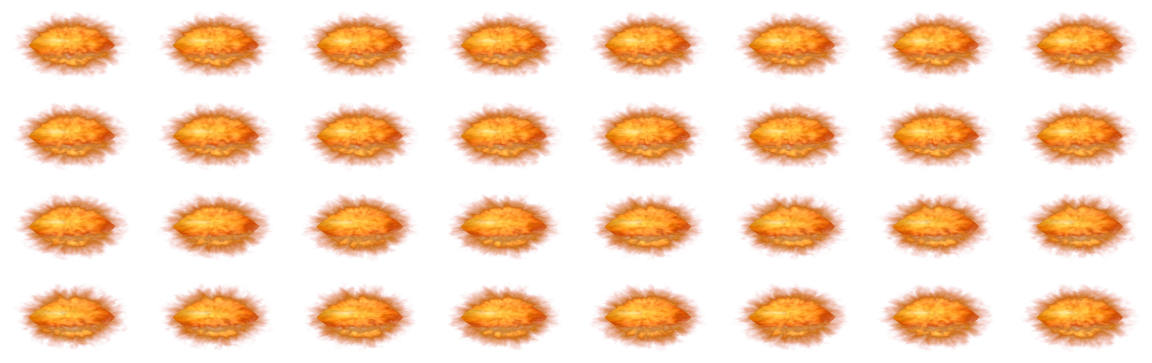
#> input picture artworks/3d/regard/oeil_regard.webp, 3456 x 1088 px (shown at 1/3 size)
$ python finition.py regard/oeil_regard.webp regard/oeil_regard.webp 5
#> lines starting #> are read from the running program, lines starting #| are printed output that depends on the picture
"""
Finition des rendus de Barad-dûr : halo lumineux (bloom) autour des feux,
vignettage, léger grain, puis export WebP pour le jeu.

    python artworks/3d/finition.py rendus/barad_dur_portrait.png sortie.webp
    python artworks/3d/finition.py --planche dossier/f_*.png artworks/3d/regard/oeil_regard.webp

La planche assemble les images de l'Œil de l'interface (--cadre regard) en
une grille de 8 colonnes, fond noir changé en transparence.

Il suffit de Pillow et numpy (pas besoin de Blender).
"""
import sys

import numpy as np
from PIL import Image, ImageFilter


def flou(a, rayon):
    im = Image.fromarray(np.clip(a * 255, 0, 255).astype(np.uint8))
    return np.asarray(im.filter(ImageFilter.GaussianBlur(rayon)), dtype=np.float32) / 255


def finir(entree, sortie, qualite=90):
#> called with entree = 'regard/oeil_regard.webp', sortie = 'regard/oeil_regard.webp', qualite = 5
    im = Image.open(entree).convert("RGB")
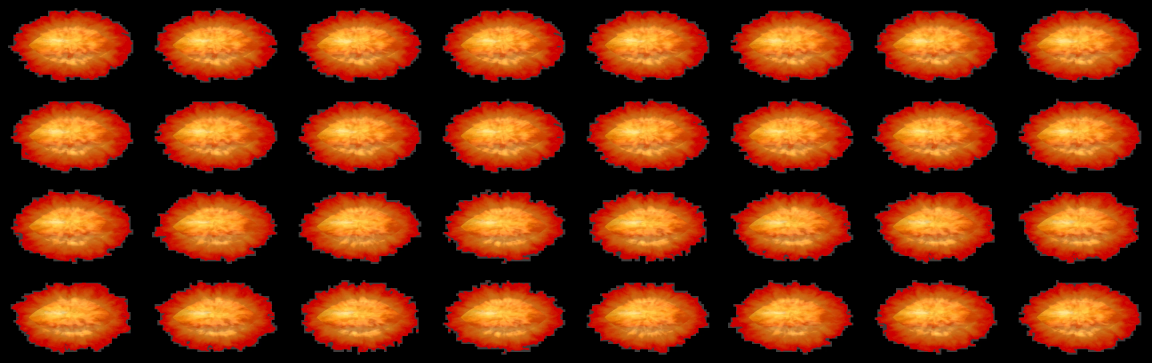
#> im: PIL image 3456x1088 RGB (shown at 1/3 size); mean R, G, B 103.3, 40.7, 11.5
    a = np.asarray(im, dtype=np.float32) / 255
    h, w, _ = a.shape
#> h = 1088; w = 3456
    d = max(w, h)
#> d = 3456
    # bloom : seules les braises (lave, fenêtres, l'Œil) débordent
    lum = a.max(axis=2, keepdims=True)
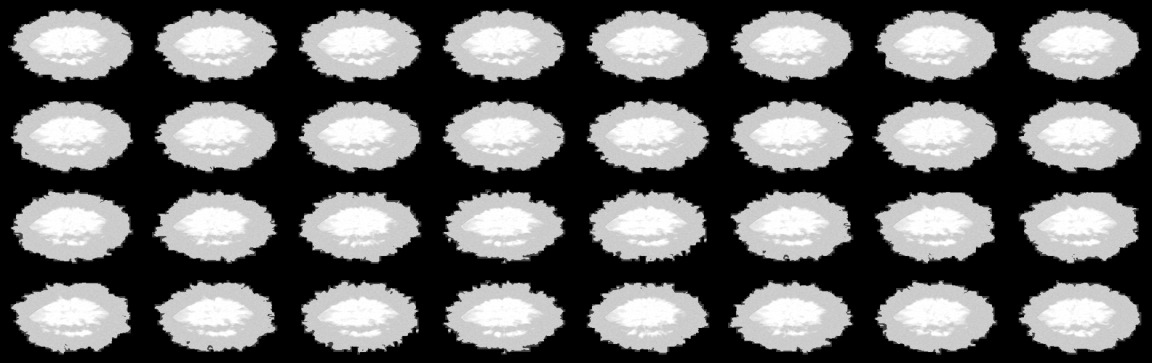
#> lum: shape (1088, 3456, 1) float32 (shown at 1/3 size); min 0, max 1, mean 0.405
    feux = a * np.clip((lum - 0.45) / 0.4, 0, 1)
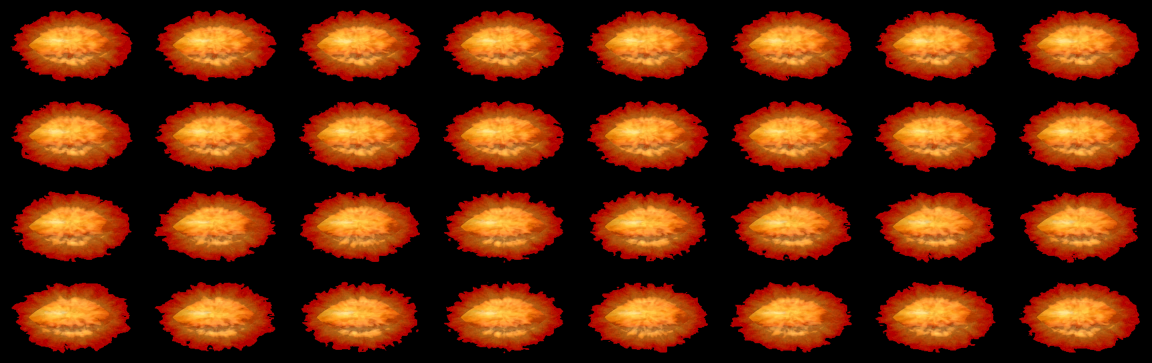
#> feux: shape (1088, 3456, 3) float32 (shown at 1/3 size); mean R, G, B 0.362, 0.143, 0.0354
    halo = 0.55 * flou(feux, d * 0.004) + 0.45 * flou(feux, d * 0.014) + 0.35 * flou(feux, d * 0.04)
#> call 2 of flou, with rayon = 48.38
#> in flou (call 2), `return np.asarray(im.filter(ImageFilter.GaussianBlur(rayon)), dtype=np..`:
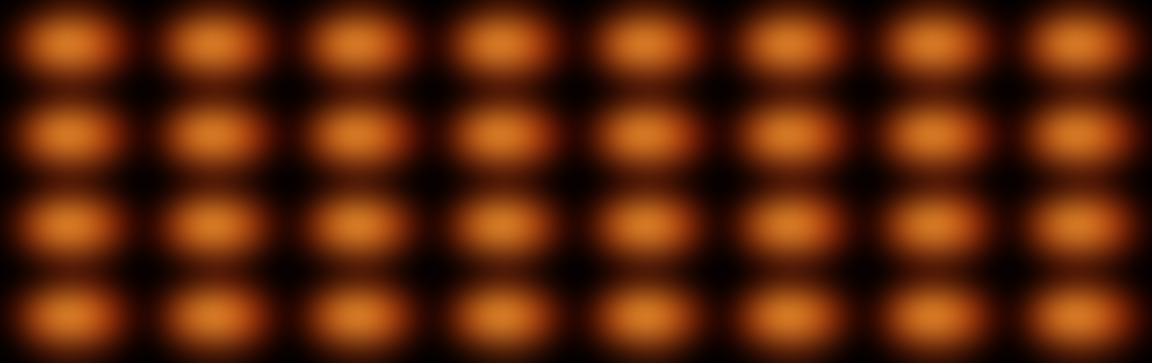
#> returned value: shape (1088, 3456, 3) float32 (shown at 1/3 size); mean of channels 0, 1, 2 0.357, 0.143, 0.0352; drawn as R, G, B
#> call 3 of flou, with rayon = 138.2
#> in flou (call 3), `return np.asarray(im.filter(ImageFilter.GaussianBlur(rayon)), dtype=np..`:
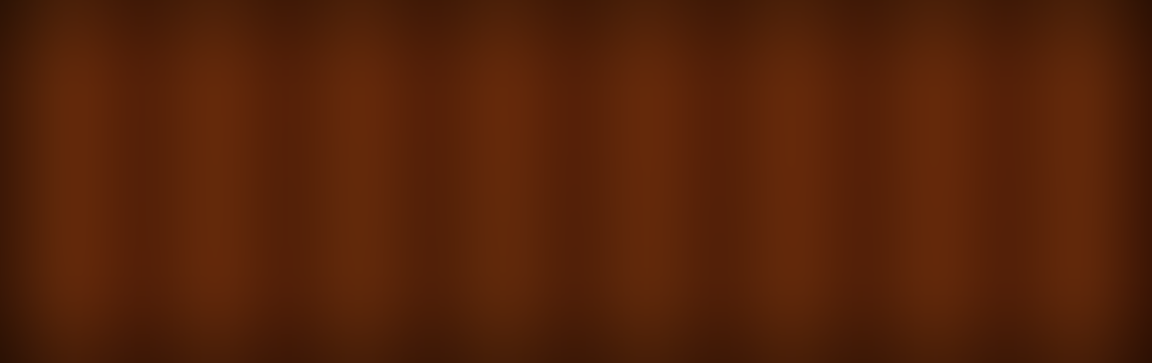
#> returned value: shape (1088, 3456, 3) float32 (shown at 1/3 size); mean of channels 0, 1, 2 0.331, 0.134, 0.0333; drawn as R, G, B
    halo *= np.array([1.0, 0.55, 0.3], dtype=np.float32)  # le halo tire vers l'orange
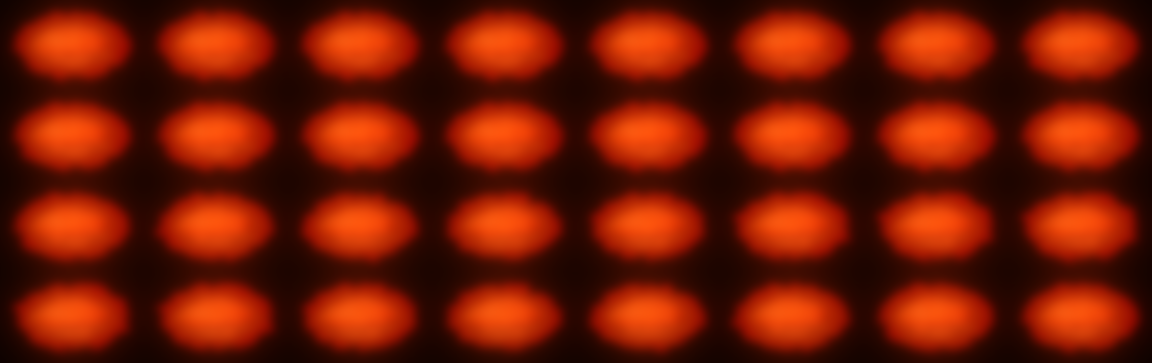
#> halo: shape (1088, 3456, 3) float32 (shown at 1/3 size); mean R, G, B 0.474, 0.104, 0.0139; drawn with min black and max white
    a = 1 - (1 - a) * (1 - np.clip(halo, 0, 1))  # fusion « écran »
    # vignettage doux
    yy, xx = np.mgrid[0:h, 0:w].astype(np.float32)
    r = np.sqrt(((xx - w / 2) / (w / 2)) ** 2 + ((yy - h * 0.45) / (h / 2)) ** 2)
    a *= (1 - 0.45 * np.clip(r - 0.55, 0, 1) ** 1.5)[..., None]
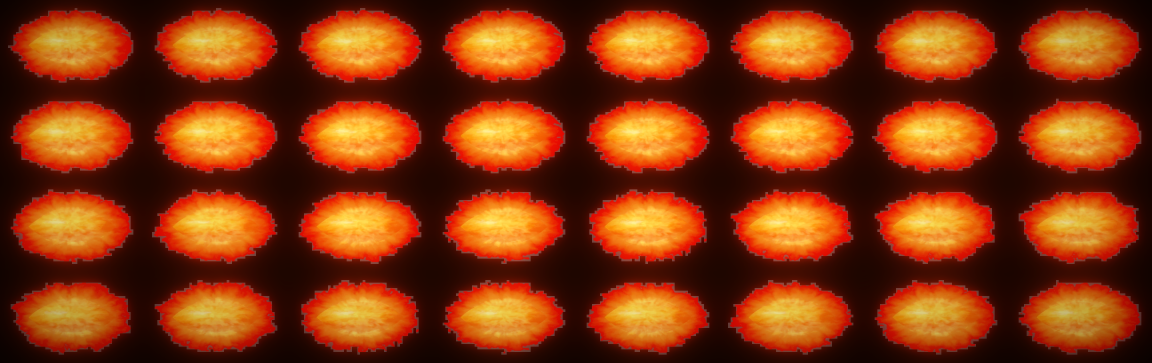
#> a: shape (1088, 3456, 3) float32 (shown at 1/3 size); mean R, G, B 0.527, 0.209, 0.0522
    # grain de cendre, très léger
    rng = np.random.default_rng(1937)
    a += rng.normal(0, 0.012, (h, w, 1)).astype(np.float32)
    out = Image.fromarray(np.clip(a * 255 + 0.5, 0, 255).astype(np.uint8))
    if sortie.lower().endswith(".webp"):
        out.save(sortie, "WEBP", quality=qualite, method=6)
    else:
        out.save(sortie)


def planche(images, sortie, colonnes=8):
    """Assemble les images en grille ; le noir devient transparent (le feu garde sa lumière)."""
    ims = [np.asarray(Image.open(f).convert("RGB"), dtype=np.float32) / 255 for f in sorted(images)]
    h, w, _ = ims[0].shape
    lignes = (len(ims) + colonnes - 1) // colonnes
    out = np.zeros((h * lignes, w * colonnes, 4), dtype=np.float32)
    for i, a in enumerate(ims):
        alpha = np.clip(a.max(axis=2, keepdims=True) * 1.25, 0, 1)
        rgb = np.where(alpha > 1e-4, np.clip(a / np.maximum(alpha, 1e-4), 0, 1), 0)
        y, x = (i // colonnes) * h, (i % colonnes) * w
        out[y:y + h, x:x + w, :3] = rgb
        out[y:y + h, x:x + w, 3:] = alpha
    Image.fromarray((out * 255 + 0.5).astype(np.uint8), "RGBA").save(sortie, "WEBP", quality=86, method=6)
    print(f"{len(ims)} images de {w}×{h}, {colonnes} colonnes → {sortie}")


if __name__ == "__main__":
    if sys.argv[1] == "--planche":
        planche(sys.argv[2:-1], sys.argv[-1])
    else:
        finir(sys.argv[1], sys.argv[2], int(sys.argv[3]) if len(sys.argv) > 3 else 90)
